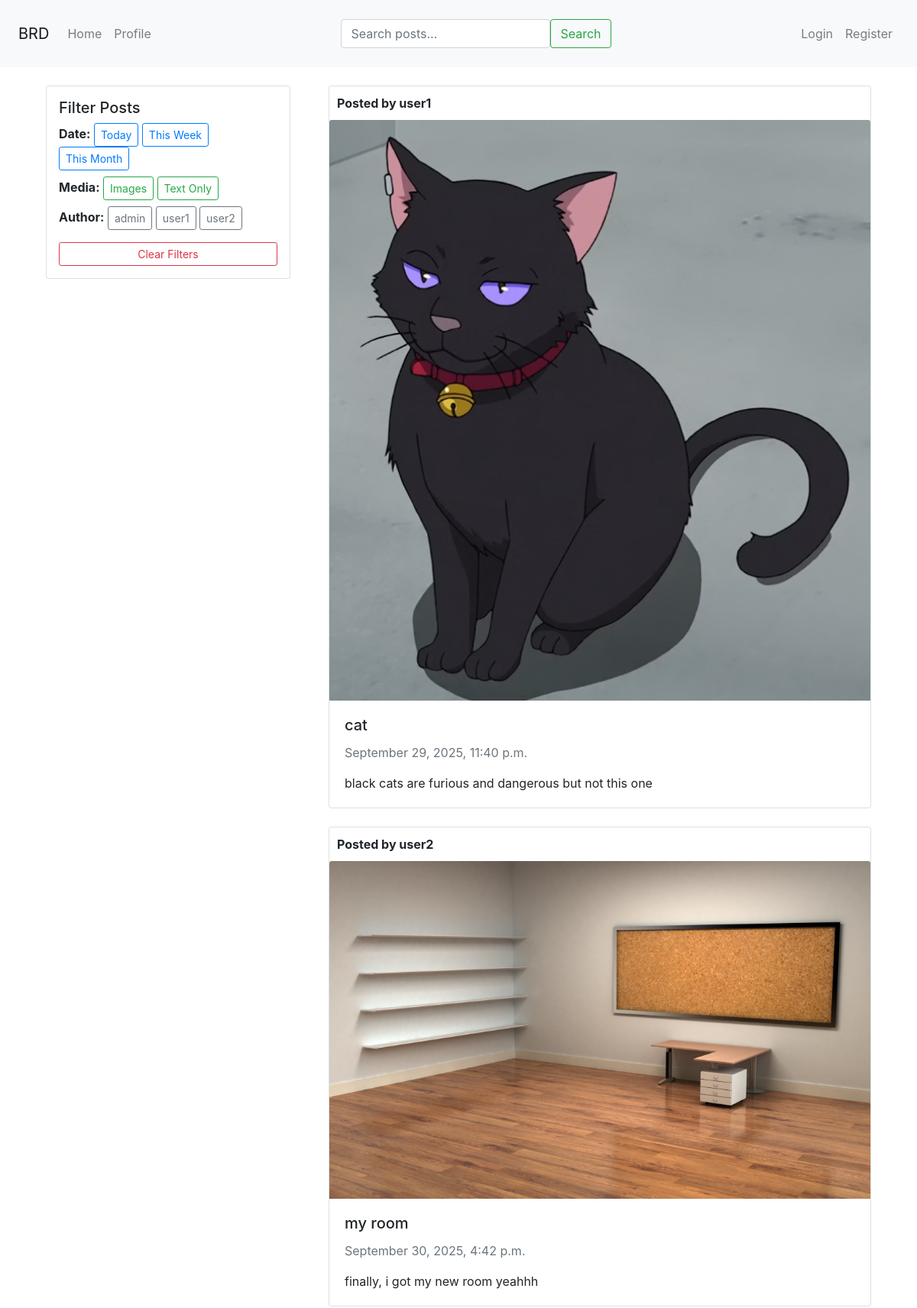
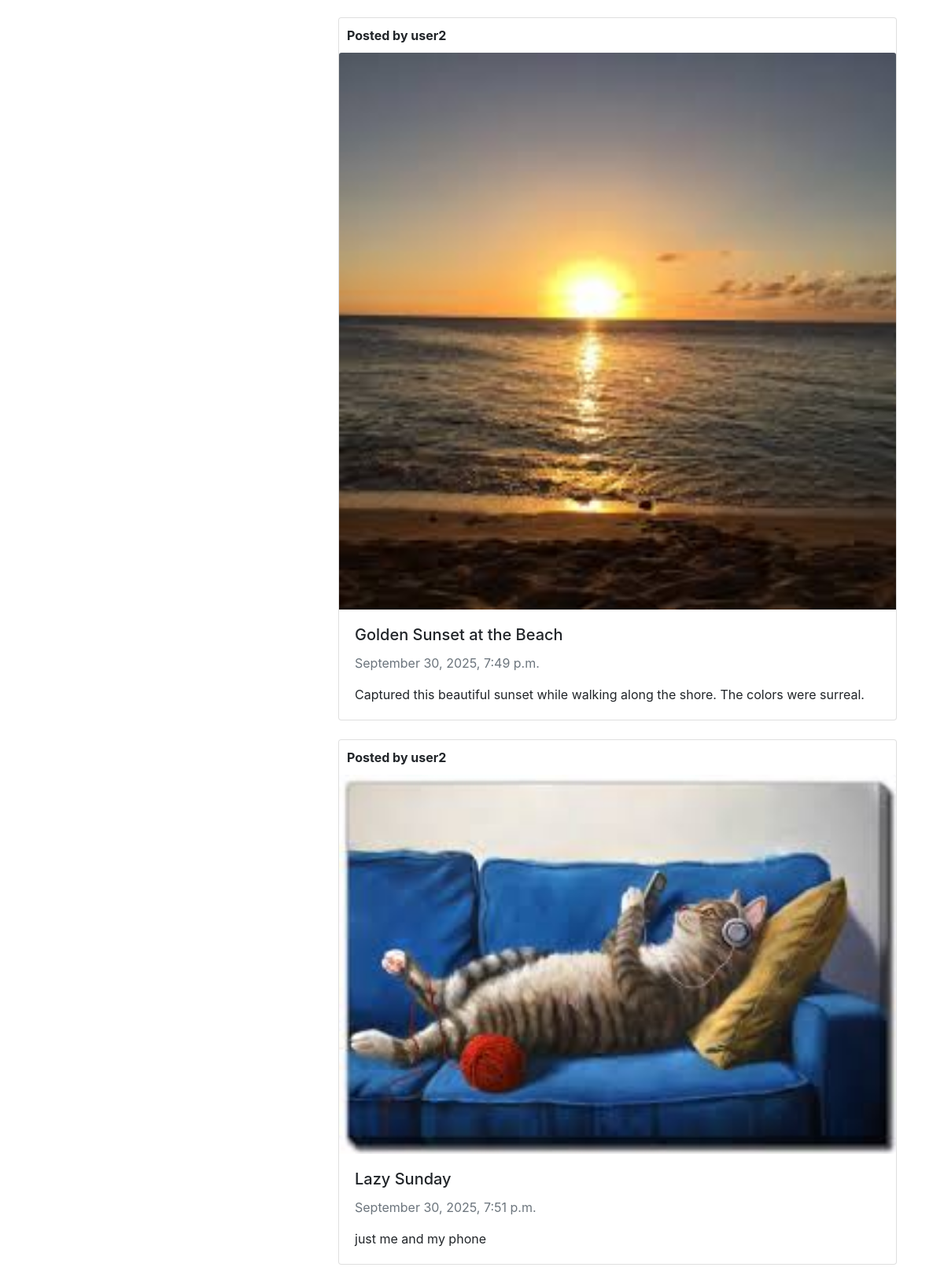
/post_list/ (upper part), run on the app's committed database (2 pictures, top to bottom).
### socialApplication/models.py (models this page shows, shortened)
class addPost(models.Model):
    title = models.CharField(max_length=50)
    description = models.TextField()
    photos = models.ImageField(upload_to=upload_file_directory_by_name,default="None")
    created_at = models.DateTimeField(auto_now_add=True)
    user = models.ForeignKey(User, blank=True, null=True, on_delete=models.CASCADE)

### socialApplication/views.py (the view)
# urls.py: path('post_list/', views.post_list, name='post_list'),
def post_list(request):
    is_profile = 'profile' in request.path
    posts = models.addPost.objects.all()
    if is_profile and request.user.is_authenticated:
        posts = posts.filter(user=request.user)
    date_filter = request.GET.get('date')
    media_filter = request.GET.get('media')
    author_filter = request.GET.get('author')
    query = request.GET.get('q')
    if query:
        posts = posts.filter(
            Q(title__icontains=query) |
            Q(description__icontains=query) |
            Q(user__username__icontains=query)
        )
    if date_filter == 'today':
        posts = posts.filter(created_at__date=datetime.today())
    elif date_filter == 'week':
        posts = posts.filter(created_at__date__gte=datetime.today() - timedelta(days=7))
    elif date_filter == 'month':
        posts = posts.filter(created_at__date__gte=datetime.today() - timedelta(days=30))
    if media_filter == 'image':
        posts = posts.filter(photos__icontains='.jpg')
    elif media_filter == 'none':
        posts = posts.filter(photos='')
    if not is_profile and author_filter:
        posts = posts.filter(user__username=author_filter)
    authors = User.objects.all() if not is_profile else None
    template = 'profile.html' if is_profile else 'posts.html'
    return render(request, template, {
        'posts': posts if not is_profile else None,
        'userposts': posts if is_profile else None,
        'authors': authors,
        'is_profile': is_profile,
    })

### templates/posts.html
{% extends "index.html" %}
{% block content %}
<div class="container mt-4">
    <div class="row">
        <div class="col-md-4">
            <div class="card p-3" style="width: 100%; max-width: 20rem; position: sticky; top: 80px;">
                <h5>Filter Posts</h5>
                <div class="mb-2">
                    <strong>Date:</strong>
                    <a href="?date=today" class="btn btn-sm btn-outline-primary">Today</a>
                    <a href="?date=week" class="btn btn-sm btn-outline-primary">This Week</a>
                    <a href="?date=month" class="btn btn-sm btn-outline-primary">This Month</a>
                </div>
                <div class="mb-2">
                    <strong>Media:</strong>
                    <a href="?media=image" class="btn btn-sm btn-outline-success">Images</a>
                    <a href="?media=none" class="btn btn-sm btn-outline-success">Text Only</a>
                </div>
                <div class="mb-2">
                    <strong>Author:</strong>
                    {% for user in authors %}
                        <a href="?author={{ user.username }}" class="btn btn-sm btn-outline-secondary">{{ user.username }}</a>
                    {% endfor %}
                </div>
                <a href="{% url 'post_list' %}" class="btn btn-sm btn-outline-danger mt-2">Clear Filters</a>
            </div>
        </div>
        <div class="col-md-8">
            {% for post in posts %}
            <div class="d-flex justify-content-center mb-4">
                <div class="card" style="width: 50rem;">
                    <div class="card" style="width: 20rem; padding: 10px; border:1px;">
                        <b>Posted by {{ post.user.username }}</b>
                    </div>
                    {% if post.photos and post.photos.url %}
                        <img class="card-img-top" src="{{ post.photos.url }}">
                    {% endif %}
                    <div class="card-body">
                        <h5 class="card-title">{{ post.title }}</h5>
                        <p class="date text-muted">{{ post.created_at|date:"F j, Y, g:i a" }}</p>
                        <p class="card-text">{{ post.description }}</p>
                    </div>
                </div>
            </div>
            {% endfor %}
        </div>
    </div>
</div>
{% endblock %}

### data on the page
addPost: user.username "user1", photos (picture), title "cat", created_at "September 29, 2025, 11:40 p.m.", description "black cats are furious and dangerous but not this one"
addPost: user.username "user2", photos (picture), title "my room", created_at "September 30, 2025, 4:42 p.m.", description "finally, i got my new room yeahhh"
addPost: user.username "user2", photos (picture), title "Golden Sunset at the Beach", created_at "September 30, 2025, 7:49 p.m.", description "Captured this beautiful sunset while walking along the shore. The colors were surreal."
addPost: user.username "user2", photos (picture), title "Lazy Sunday", created_at "September 30, 2025, 7:51 p.m.", description "just me and my phone"

### other printed values
{{ user.username }} "admin"
{{ user.username }} "user1"
{{ user.username }} "user2"
